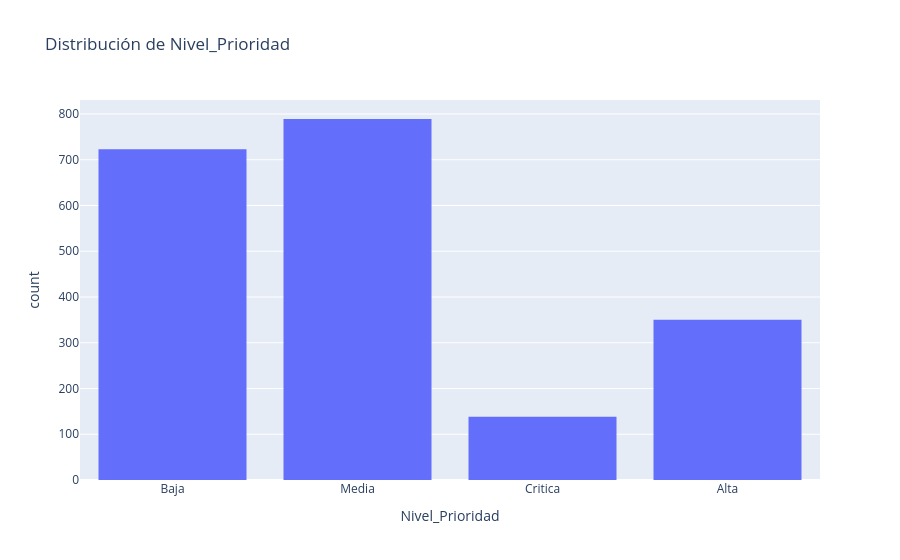

Source (notebook cell):
### Code cell
# Distribución de la variable objetivo
import plotly.express as px

fig = px.histogram(df_tickets, x="Nivel_Prioridad", title="Distribución de Nivel_Prioridad")
fig.show()

conteo = df_tickets["Nivel_Prioridad"].value_counts()
porcentaje = (df_tickets["Nivel_Prioridad"].value_counts(normalize=True) * 100).round(2)
pd.concat([conteo, porcentaje], axis=1, keys=["Cantidad", "Porcentaje (%)"])

### Figure 1 — Plotly figure (JSON) as saved in the notebook; plotly's stock layout.template omitted (floating-point values rounded to 4 significant figures; data arrays with more than 128 entries replaced by an {"elided": "..."} marker saying what was removed)
{"data": [{"bingroup": "x", "hovertemplate": "Nivel_Prioridad=%{x}<br>count=%{y}<extra></extra>", "legendgroup": "", "marker": {"color": "#636efa", "pattern": {"shape": ""}}, "name": "", "orientation": "v", "showlegend": false, "type": "histogram", "x": {"elided": "2000 str values"}, "xaxis": "x", "yaxis": "y"}], "layout": {"barmode": "relative", "legend": {"tracegroupgap": 0}, "title": {"text": "Distribución de Nivel_Prioridad"}, "xaxis": {"anchor": "y", "domain": [0, 1], "title": {"text": "Nivel_Prioridad"}}, "yaxis": {"anchor": "x", "domain": [0, 1], "title": {"text": "count"}}}}
